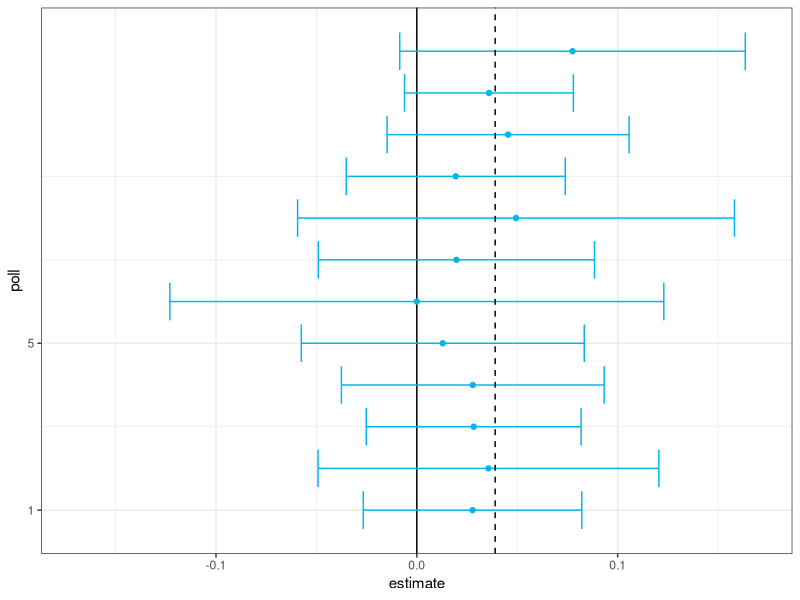
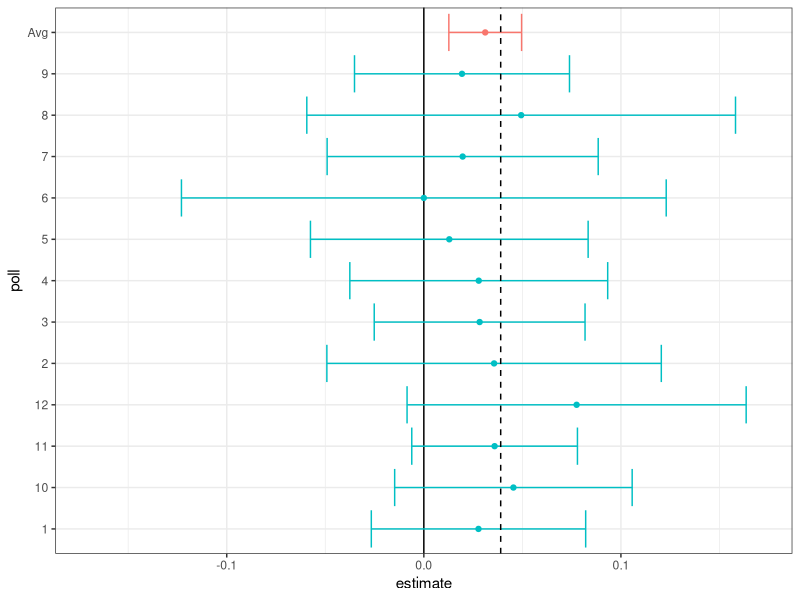

Write R code to recreate these figures, in order. (Note: this script raises an error after producing the figures.)
## ---- chunk 1
library(tidyverse)
library(dslabs)
library(gridExtra)
library(ggthemes)
ds_theme_set()
options(digits = 3)
knitr::opts_chunk$set(
  comment = "#>",
  collapse = TRUE,
  cache = TRUE,
  out.width = "70%",
  fig.align = 'center',
  fig.width = 6,
  fig.asp = 0.618,  # 1 / phi
  fig.show = "hold"
)
img_path <- "img"
## ---- chunk 2
set.seed(2)
## ---- chunk 3
library(tidyverse)
library(dslabs)
d <- 0.039
Ns <- c(1298, 533, 1342, 897, 774, 254, 
        812, 324, 1291, 1056, 2172, 516)
p <- (d + 1) / 2

polls <- map_df(Ns, function(N) {
  x <- sample(c(0,1), size=N, replace=TRUE, prob=c(1-p, p))
  x_hat <- mean(x)
  se_hat <- sqrt(x_hat * (1 - x_hat) / N)
  list(estimate = 2 * x_hat - 1, 
    low = 2*(x_hat - 1.96*se_hat) - 1, 
    high = 2*(x_hat + 1.96*se_hat) - 1,
    sample_size = N)
}) |> mutate(poll = seq_along(Ns))
## ---- chunk 4
ggplot(polls, aes(poll, estimate, ymin=low, ymax=high)) + 
  geom_hline(yintercept = 0) + 
  geom_point(col="#00B6EB")+
  geom_errorbar(col="#00B6EB") + 
  coord_flip() +
  scale_x_continuous(breaks=c(1,ncol(polls))) +
  scale_y_continuous(limits = c(-0.17, 0.17)) +
  geom_hline(yintercept = 2*p-1, lty=2) 
## ---- chunk 5
sum(polls$sample_size)
## ---- chunk 6
d_hat <- polls |> 
  summarize(avg = sum(estimate*sample_size) / sum(sample_size)) |> 
  pull(avg)
## ---- chunk 7
p_hat <- (1+d_hat)/2
moe <- 2*1.96*sqrt(p_hat*(1-p_hat)/sum(polls$sample_size))
new_row <- tibble(d_hat, d_hat-moe, d_hat+moe, sum(polls$sample_size),13)
names(new_row) <- names(polls)
polls2 <- bind_rows(polls, new_row)
polls2$poll<-as.character(polls2$poll);
polls2$poll[13] <- "Avg"
polls2$col <- as.character(c(rep(2,12),1))
ggplot(polls2, aes(poll, estimate, ymin=low, ymax=high, color=col)) + 
  geom_hline(yintercept = 0) + 
  geom_point(show.legend = FALSE)+
  geom_errorbar(show.legend = FALSE) + 
  coord_flip() +
  scale_y_continuous(limits = c(-0.17, 0.17)) +
  geom_hline(yintercept = 2*p-1, lty=2) 
## ---- chunk 8
knitr::include_graphics(file.path(img_path, "pollster-2016-predictions.png"))
## ---- chunk 9
knitr::include_graphics(file.path(img_path, "popular-vote-538.png"))
## ---- chunk 10
data(polls_us_election_2016)
## ---- chunk 11
polls <- polls_us_election_2016 |> 
  filter(state == "U.S." & enddate >= "2016-10-31" &
           (grade %in% c("A+","A","A-","B+") | is.na(grade)))
## ---- chunk 12
polls <- polls |> 
  mutate(spread = rawpoll_clinton/100 - rawpoll_trump/100)
## ---- chunk 13
d_hat <- polls |> 
  summarize(d_hat = sum(spread * samplesize) / sum(samplesize)) |> 
  pull(d_hat)
## ---- chunk 14
p_hat <- (d_hat+1)/2 
moe <- 1.96 * 2 * sqrt(p_hat * (1 - p_hat) / sum(polls$samplesize))
moe
## ---- chunk 15
polls |>
  ggplot(aes(spread)) +
  geom_histogram(color="black", binwidth = .01)
## ---- chunk 16
polls |> group_by(pollster) |> 
  filter(n() >= 6) |>
  ggplot(aes(pollster, spread)) + 
  geom_point() +
  coord_flip()
## ---- chunk 17
polls |> group_by(pollster) |> 
  filter(n() >= 6) |>
  summarize(se = 2 * sqrt(p_hat * (1-p_hat) / median(samplesize)))
## ---- chunk 18
one_poll_per_pollster <- polls |> group_by(pollster) |> 
  filter(enddate == max(enddate)) |>
  ungroup()
## ---- chunk 19
qplot(spread, data = one_poll_per_pollster, binwidth = 0.01)
## ---- chunk 20
sd(one_poll_per_pollster$spread)
## ---- chunk 21
results <- one_poll_per_pollster |> 
  summarize(avg = mean(spread), 
            se = sd(spread) / sqrt(length(spread))) |> 
  mutate(start = avg - 1.96 * se, 
         end = avg + 1.96 * se) 
round(results * 100, 1)
